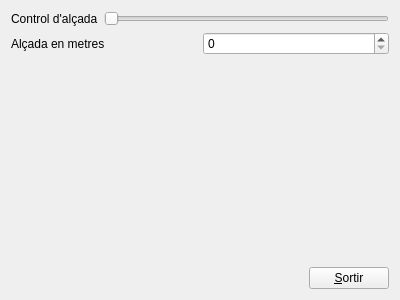
<?xml version="1.0" encoding="UTF-8"?>
<ui version="4.0">
 <class>MyForm</class>
 <widget class="QWidget" name="MyForm">
  <property name="geometry">
   <rect>
    <x>0</x>
    <y>0</y>
    <width>400</width>
    <height>300</height>
   </rect>
  </property>
  <property name="windowTitle">
   <string>Form</string>
  </property>
  <layout class="QVBoxLayout" name="verticalLayout">
   <item>
    <layout class="QHBoxLayout" name="horizontalLayout">
     <item>
      <widget class="QLabel" name="label">
       <property name="text">
        <string>Control d'alçada</string>
       </property>
      </widget>
     </item>
     <item>
      <widget class="QSlider" name="horizontalSlider">
       <property name="orientation">
        <enum>Qt::Horizontal</enum>
       </property>
      </widget>
     </item>
    </layout>
   </item>
   <item>
    <layout class="QHBoxLayout" name="horizontalLayout_2">
     <item>
      <widget class="QLabel" name="label_2">
       <property name="text">
        <string>Alçada en metres</string>
       </property>
      </widget>
     </item>
     <item>
      <widget class="QSpinBox" name="spinBox"/>
     </item>
    </layout>
   </item>
   <item>
    <spacer name="verticalSpacer">
     <property name="orientation">
      <enum>Qt::Vertical</enum>
     </property>
     <property name="sizeHint" stdset="0">
      <size>
       <width>20</width>
       <height>175</height>
      </size>
     </property>
    </spacer>
   </item>
   <item>
    <layout class="QHBoxLayout" name="horizontalLayout_3">
     <item>
      <spacer name="horizontalSpacer">
       <property name="orientation">
        <enum>Qt::Horizontal</enum>
       </property>
       <property name="sizeHint" stdset="0">
        <size>
         <width>40</width>
         <height>20</height>
        </size>
       </property>
      </spacer>
     </item>
     <item>
      <widget class="QPushButton" name="pushButton">
       <property name="text">
        <string>&amp;Sortir</string>
       </property>
      </widget>
     </item>
    </layout>
   </item>
  </layout>
 </widget>
 <resources/>
 <connections>
  <connection>
   <sender>horizontalSlider</sender>
   <signal>sliderMoved(int)</signal>
   <receiver>spinBox</receiver>
   <slot>setValue(int)</slot>
   <hints>
    <hint type="sourcelabel">
     <x>286</x>
     <y>53</y>
    </hint>
    <hint type="destinationlabel">
     <x>284</x>
     <y>122</y>
    </hint>
   </hints>
  </connection>
  <connection>
   <sender>spinBox</sender>
   <signal>valueChanged(int)</signal>
   <receiver>horizontalSlider</receiver>
   <slot>setValue(int)</slot>
   <hints>
    <hint type="sourcelabel">
     <x>285</x>
     <y>125</y>
    </hint>
    <hint type="destinationlabel">
     <x>289</x>
     <y>49</y>
    </hint>
   </hints>
  </connection>
  <connection>
   <sender>pushButton</sender>
   <signal>clicked()</signal>
   <receiver>MyForm</receiver>
   <slot>close()</slot>
   <hints>
    <hint type="sourcelabel">
     <x>249</x>
     <y>201</y>
    </hint>
    <hint type="destinationlabel">
     <x>156</x>
     <y>190</y>
    </hint>
   </hints>
  </connection>
 </connections>
</ui>
